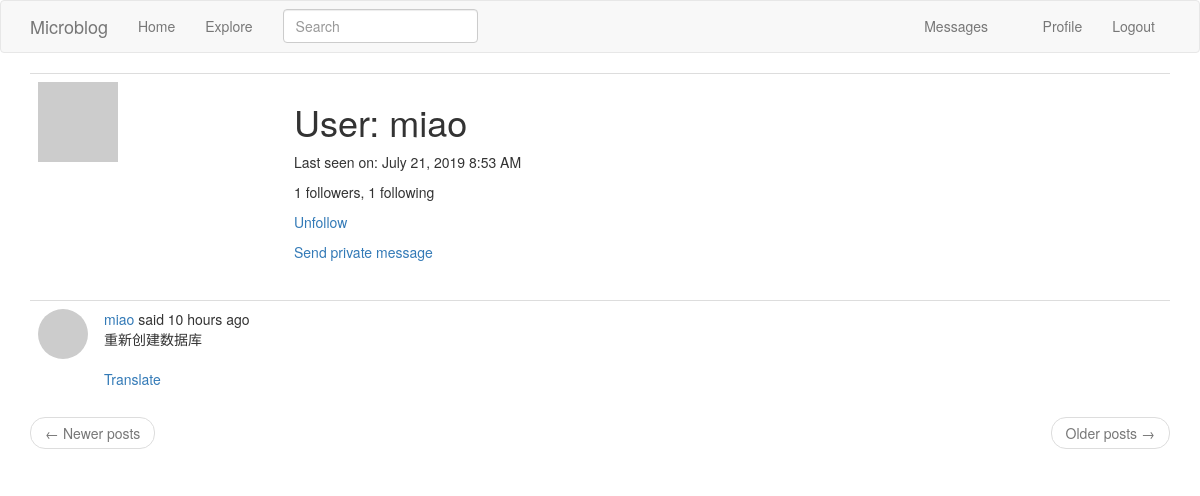
Before: /User/miao (signed in) with the older database file.
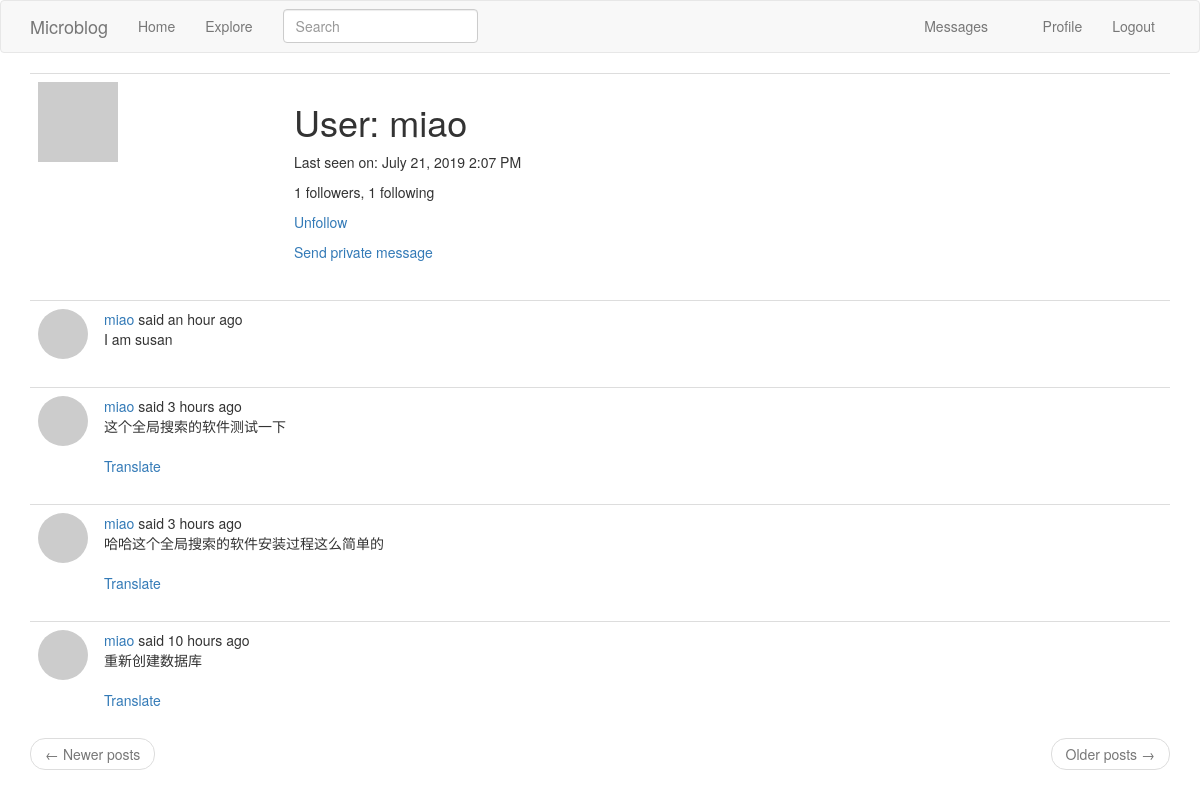
After: the same page with the newer database file.
### app/models.py (models this page shows, shortened)
class User(UserMixin, db.Model):
    id = db.Column(db.Integer, primary_key=True)  # 字段 id ，主键
    username = db.Column(db.String(64), index=True, unique=True)  # unique表示唯一的
    email = db.Column(db.String(120), index=True, unique=True)
    password_hash = db.Column(db.String(128))
    about_me = db.Column(db.String(140))
    last_seen = db.Column(db.DateTime, default=datetime.utcnow)  # 注意datetime.utcnow不要写成datetime.utcnow()
    posts = db.relationship('Post', backref='author', lazy='dynamic')
    followed = db.relationship(
        'User', secondary=followers,
        primaryjoin=(followers.c.follower_id == id),
        secondaryjoin=(followers.c.followed_id == id),
        backref=db.backref('followers', lazy='dynamic'), lazy='dynamic')
    messages_sent = db.relationship('Message',
                                    foreign_keys='Message.sender_id',
                                    backref='author',
                                    lazy='dynamic')
    messages_received = db.relationship('Message',
                                        foreign_keys='Message.recipient_id',
                                        backref='recipient',
                                        lazy='dynamic')
    last_message_read_time = db.Column(db.DateTime)
    notifications = db.relationship('Notification', backref='user',
                                    lazy='dynamic')
    def avatar(self, size):
        digest = md5(self.email.lower().encode('utf-8')).hexdigest()  # md5(b'miao@email.com').hexdigest()获取字符串的md5值
        return 'https://www.gravatar.com/avatar/{}?d=identicon&s={}'.format(digest, size)
    def is_following(self, user):
        return self.followed.filter(followers.c.followed_id == user.id).count() > 0
    def new_messages(self):
        last_read_time = self.last_message_read_time or datetime(1900, 1, 1)
        return Message.query.filter_by(recipient=self).filter(
            Message.timestamp > last_read_time).count()

class SearchableMixin(object):
    @classmethod
    def before_commit(cls, session):  # 在事务提交发生之前
        session._changes = {
            'add': list(session.new),
            'update': list(session.dirty),
            'delete': list(session.deleted)
        }
    @classmethod
    def after_commit(cls, session):  # 在事务提交发生之后
        for obj in session._changes['add']:
            if isinstance(obj, SearchableMixin):
                add_to_index(obj.__tablename__, obj)
        for obj in session._changes['update']:
            if isinstance(obj, SearchableMixin):
                add_to_index(obj.__tablename__, obj)
        for obj in session._changes['delete']:
            if isinstance(obj, SearchableMixin):
                remove_from_index(obj.__tablename__, obj)
        session._changes = None

class Post(SearchableMixin, db.Model):
    __searchable__ = ['body']  # 这个模型需要有body字段才能被索引,我添加的这个__searchable__属性只是一个变量，它没有任何关联的行为。 它只会帮助我以通用的方式编写索引函数。
    id = db.Column(db.Integer, primary_key=True)
    body = db.Column(db.String(140))
    timestamp = db.Column(db.DateTime, index=True, default=datetime.utcnow)
    user_id = db.Column(db.Integer, db.ForeignKey('user.id'))  # 初始化为user.id的外键,Flask-SQLAlchemy自动设置类名为小写来作为对应表的名称
    language = db.Column(db.String(5))  # 用户发表的动态的语言类型

### app/main/routes.py (the view)
@bp.route('/User/<username>')
@login_required  # 只能被已登录的用户访问
def user(username):
    user = User.query.filter_by(username=username).first_or_404()
    strart_page = request.args.get('page', 1, type=int)
    end_page = current_app.config['POSTS_PER_PAGE']
    posts = user.posts.order_by(Post.timestamp.desc()).paginate(strart_page, end_page, False)
    next_url = url_for('main.user', username=user.username, page=posts.next_num) if posts.has_next else None
    prev_url = url_for('main.user', username=user.username, page=posts.prev_num) if posts.has_prev else None
    return render_template('user.html', user=user, posts=posts.items, next_url=next_url, prev_url=prev_url)

### app/main/forms.py
class SearchForm(FlaskForm):
    q = StringField(_l('Search'), validators=[DataRequired()])
    def __init__(self, *args, **kwargs):
        if 'formdata' not in kwargs:
            kwargs['formdata'] = request.args
        if 'csrf_enabled' not in kwargs:
            kwargs['csrf_enabled'] = False
        super(SearchForm, self).__init__(*args, **kwargs)

### app/main/routes.py (called while the page is built)
@bp.before_app_request
def before_request():
    if current_user.is_authenticated:  # 当前用户是否已经登录
        current_user.last_seen = datetime.utcnow()
        db.session.commit()  # 不需要db.session.add()这句，因为当前用户已经存在数据库里了，当前用户是查询得到的
        g.search_form = SearchForm()
    g.locale = str(get_locale())

### app/models.py (called while the page is built)
@login.user_loader
def load_user(id):
    return User.query.get(int(id))

### app/templates/user.html (shortened to what this page needs)
{% extends "base.html" %}
{% block app_content %}
    <table class="table table-hover">
        <tr>
            <td width="256px"><img src="{{ user.avatar(256) }}"></td>
            <td>
                <h1>{{ _('User') }}: {{ user.username }}</h1>
                {% if user.last_seen %}
                    <p>{{ _('Last seen on') }}: {{ moment(user.last_seen).format('LLL') }}</p>
                {% endif %}
                <p>{{ _('%(count)d followers', count=user.followers.count()) }}, {{ _('%(count)d following', count=user.followed.count()) }}</p>
                {% if user == current_user %}
                    <p><a href="{{ url_for('main.edit_profile') }}">{{ _('Edit your profile') }}</a></p>
                {% elif not current_user.is_following(user) %}
                    <p><a href="{{ url_for('main.follow', username=user.username) }}">{{ _('Follow') }}</a></p>
                {% else %}
                    <p><a href="{{ url_for('main.unfollow', username=user.username) }}">{{ _('Unfollow') }}</a></p>
                {% endif %}
                {% if user != current_user %}
                    <p>
                        <a href="{{ url_for('main.send_message', recipient=user.username) }}">{{ _('Send private message') }}</a>
                    </p>
                {% endif %}
            </td>
        </tr>
    </table>
    {% for post in posts %}
        {% include '_post.html' %}
    {% endfor %}
    <nav aria-label="...">
        <ul class="pager">
            <li class="previous{% if not prev_url %} disabled{% endif %}">
                <a href="{{ prev_url or '#' }}">
                    <span aria-hidden="true">&larr;</span> {{ _('Newer posts') }}
                </a>
            </li>
            <li class="next{% if not next_url %} disabled{% endif %}">
                <a href="{{ next_url or '#' }}">
                    {{ _('Older posts') }} <span aria-hidden="true">&rarr;</span>
                </a>
            </li>
        </ul>
    </nav>
{% endblock %}

### app/templates/base.html (shortened to what this page needs)
{% extends 'bootstrap/base.html' %}
{% block navbar %}
    <nav class="navbar navbar-default">
        <div class="container">
            <div class="navbar-header">
                <a class="navbar-brand" href="{{ url_for('main.index') }}">Microblog</a>
            </div>
            <div class="collapse navbar-collapse" id="bs-example-navbar-collapse-1">
                <ul class="nav navbar-nav">
                    <li><a href="{{ url_for('main.index') }}">{{ _('Home') }}</a></li>
                    <li><a href="{{ url_for('main.explore') }}">{{ _('Explore') }}</a></li>
                </ul>
                {% if g.search_form %}
                    <form class="navbar-form navbar-left" method="get"
                          action="{{ url_for('main.search') }}">
                        <div class="form-group">
                            {{ g.search_form.q(size=20, class='form-control',
                            placeholder=g.search_form.q.label.text) }}
                        </div>
                    </form>
                {% endif %}
                <ul class="nav navbar-nav navbar-right">
                    {% if current_user.is_anonymous %}
                        <li><a href="{{ url_for('auth.login') }}">{{ _('Login') }}</a></li>
                    {% else %}
                        <li>
                            <a href="{{ url_for('main.messages') }}">
                                {{ _('Messages') }}
                                {% set new_messages = current_user.new_messages() %}
                            </a>
                        </li>
                        <li>
                            <a href="{{ url_for('main.user', username=current_user.username) }}">{{ _('Profile') }}</a>
                        </li>
                        <li><a href="{{ url_for('auth.logout') }}">{{ _('Logout') }}</a></li>
                    {% endif %}
                </ul>
            </div>
        </div>
    </nav>
{% endblock %}
{% block content %}
    <div class="container">
        {% block app_content %}{% endblock %}
    </div>
{% endblock %}

### app/templates/_post.html (shortened to what this page needs)
<table class="table table-hover">
    <tr>
        <td width="50px">
            <a href="{{ url_for('main.user', username=post.author.username) }}">
                <div style="width: 50px;height: 50px; border-radius:50%;overflow: hidden;">
                    <img src="{{ post.author.avatar(50) }}"/>
                </div>
            </a>
        </td>
        <td>
            {{ _('%(username)s said %(when)s', username=user_link, when=moment(post.timestamp).fromNow()) }}
            <br>
            <span id="post{{ post.id }}">{{ post.body }}</span>
            {% if post.language and post.language != g.locale %}
                <br><br>
                <span id="translation{{ post.id }}">
                    <a href="javascript:translate(
                                '#post{{ post.id }}',
                                '#translation{{ post.id }}',
                                '{{ post.language }}',
                                '{{ g.locale }}');">{{ _('Translate') }}</a>
                </span>
            {% endif %}
        </td>
    </tr>
</table>

Changed rows visible on the page:
changed User "miao": last_seen "July 21, 2019 8:53 AM" → "July 21, 2019 2:07 PM"
added Post: body "I am susan"
added Post: body "这个全局搜索的软件测试一下"
added Post: body "哈哈这个全局搜索的软件安装过程这么简单的"
